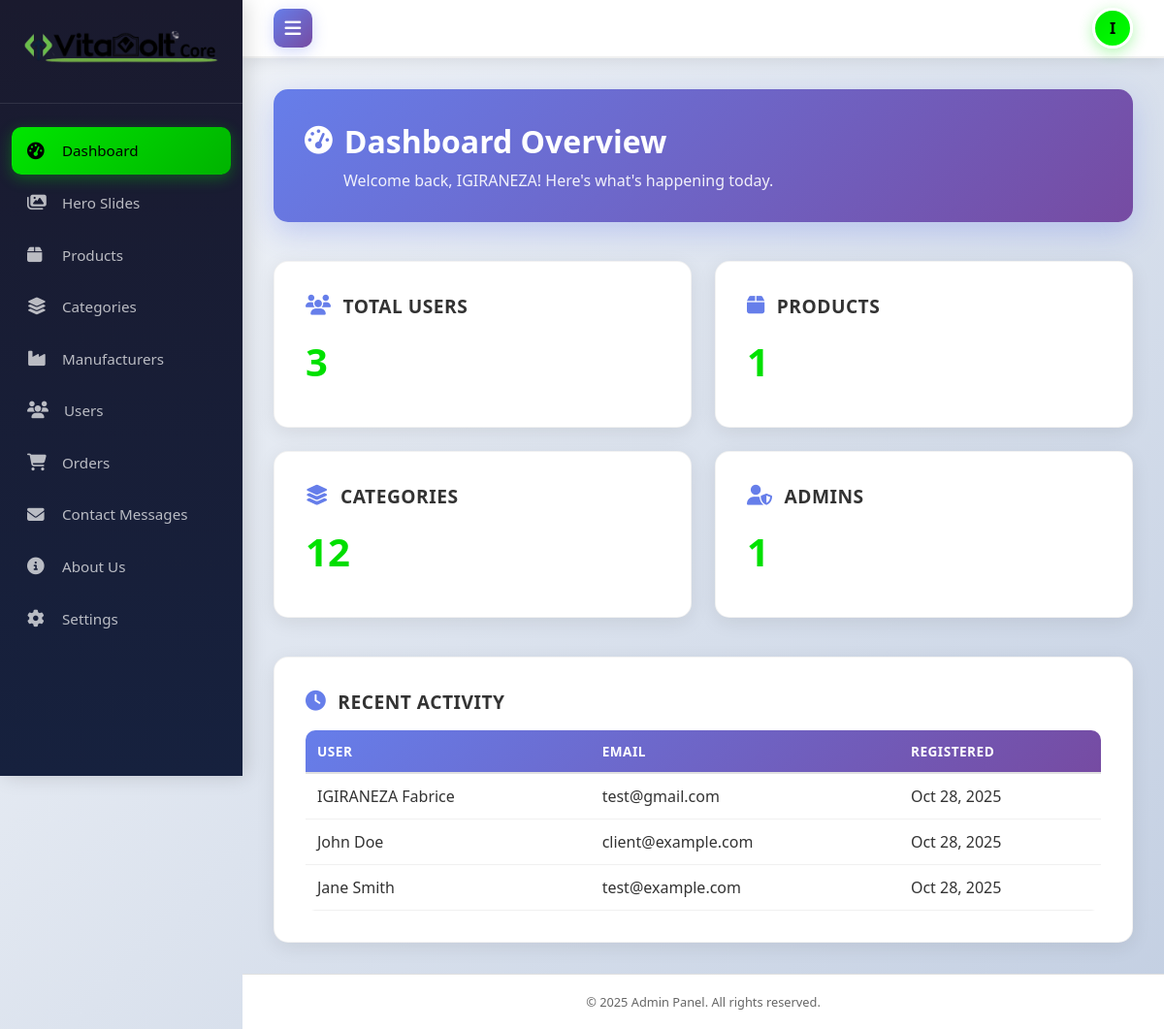
/admin/index.php (signed in), run on the app's committed database.
### tables this page shows
CREATE TABLE `user_details` (
  `detail_id` int(11) NOT NULL,
  `user_id` int(11) NOT NULL,
  `first_name` varchar(100) DEFAULT NULL,
  `last_name` varchar(100) DEFAULT NULL,
  `phone` varchar(20) DEFAULT NULL,
  `company_name` varchar(200) DEFAULT NULL,
  `address_line1` varchar(255) DEFAULT NULL,
  `address_line2` varchar(255) DEFAULT NULL,
  `city` varchar(100) DEFAULT NULL,
  `state_province` varchar(100) DEFAULT NULL,
  `postal_code` varchar(20) DEFAULT NULL,
  `country` varchar(100) DEFAULT 'USA',
  `profile_image` varchar(500) DEFAULT NULL,
  `bio` text DEFAULT NULL,
  `created_at` timestamp NOT NULL DEFAULT current_timestamp(),
  `updated_at` timestamp NOT NULL DEFAULT current_timestamp() ON UPDATE current_timestamp()
);

CREATE TABLE `user_credentials` (
  `user_id` int(11) NOT NULL,
  `username` varchar(50) NOT NULL,
  `email` varchar(100) NOT NULL,
  `password_hash` varchar(255) NOT NULL,
  `role` enum('admin','client') NOT NULL DEFAULT 'client',
  `is_active` tinyint(1) DEFAULT 1,
  `last_login` timestamp NULL DEFAULT NULL,
  `created_at` timestamp NOT NULL DEFAULT current_timestamp(),
  `updated_at` timestamp NOT NULL DEFAULT current_timestamp() ON UPDATE current_timestamp()
);

### admin/pages/index.php (the view, shortened to what this page needs)
<!DOCTYPE html>
<html lang="en">
<head>
    <link rel="stylesheet" href="https://cdnjs.cloudflare.com/ajax/libs/font-awesome/6.4.0/css/all.min.css">
    <link rel="stylesheet" href="css/index.css">
    <link rel="stylesheet" href="css/sidebar.css">
</head>
<body>
    <?php include 'include/sidebar.php'; ?>
    <main class="main-content" id="mainContent">
        <div class="content-header">
            <h1><i class="fas fa-tachometer-alt"></i> Dashboard Overview</h1>
            <p>Welcome back, <?php echo isset($_SESSION['first_name']) ? htmlspecialchars($_SESSION['first_name']) : 'Admin'; ?>! Here's what's happening today.</p>
        </div>
        <div class="dashboard-cards">
            <div class="card">
                <h3><i class="fas fa-users"></i> Total Users</h3>
                <?php
                $user_sql = "SELECT COUNT(*) as total FROM user_credentials WHERE is_active = 1";
                $user_result = $conn->query($user_sql);
                $user_count = $user_result->fetch_assoc()['total'];
                ?>
                <div class="value"><?php echo number_format($user_count); ?></div>
            </div>
            <div class="card">
                <h3><i class="fas fa-box"></i> Products</h3>
                <?php
                $product_sql = "SELECT COUNT(*) as total FROM products WHERE is_active = 1";
                $product_result = $conn->query($product_sql);
                $product_count = $product_result->fetch_assoc()['total'];
                ?>
                <div class="value"><?php echo number_format($product_count); ?></div>
            </div>
            <div class="card">
                <h3><i class="fas fa-layer-group"></i> Categories</h3>
                <?php
                $category_sql = "SELECT COUNT(*) as total FROM categories";
                $category_result = $conn->query($category_sql);
                $category_count = $category_result->fetch_assoc()['total'];
                ?>
                <div class="value"><?php echo number_format($category_count); ?></div>
            </div>
            <div class="card">
                <h3><i class="fas fa-user-shield"></i> Admins</h3>
                <?php
                $admin_sql = "SELECT COUNT(*) as total FROM user_credentials WHERE role = 'admin' AND is_active = 1";
                $admin_result = $conn->query($admin_sql);
                $admin_count = $admin_result->fetch_assoc()['total'];
                ?>
                <div class="value"><?php echo number_format($admin_count); ?></div>
            </div>
        </div>
        <div class="card">
            <h3><i class="fas fa-clock"></i> Recent Activity</h3>
            <?php
            $recent_sql = "SELECT uc.username, uc.email, uc.created_at, ud.first_name, ud.last_name
                          FROM user_credentials uc
                          LEFT JOIN user_details ud ON uc.user_id = ud.user_id
                          ORDER BY uc.created_at DESC
                          LIMIT 5";
            $recent_result = $conn->query($recent_sql);
            if ($recent_result->num_rows > 0) {
                echo '<table style="width: 100%; margin-top: 1rem; border-collapse: collapse;">';
                echo '<thead>';
                echo '<tr style="border-bottom: 2px solid #e0e0e0; text-align: left;">';
                echo '<th style="padding: 0.75rem;">User</th>';
                echo '<th style="padding: 0.75rem;">Email</th>';
                echo '<th style="padding: 0.75rem;">Registered</th>';
                echo '</tr>';
                echo '</thead>';
                echo '<tbody>';
                while ($row = $recent_result->fetch_assoc()) {
                    $full_name = trim($row['first_name'] . ' ' . $row['last_name']);
                    $display_name = !empty($full_name) ? $full_name : $row['username'];
                    echo '<tr style="border-bottom: 1px solid #f0f0f0;">';
                    echo '<td style="padding: 0.75rem;">' . htmlspecialchars($display_name) . '</td>';
                    echo '<td style="padding: 0.75rem;">' . htmlspecialchars($row['email']) . '</td>';
                    echo '<td style="padding: 0.75rem;">' . date('M d, Y', strtotime($row['created_at'])) . '</td>';
                    echo '</tr>';
                }
                echo '</tbody>';
                echo '</table>';
            } else {
                echo '<p style="color: #666; margin-top: 1rem; font-size: 0.9rem;">No recent activity to display.</p>';
            }
            ?>
        </div>
    </main>
    <?php include 'include/footer.php'; ?>
</body>
</html>

### admin/css/index.css (style rules this page uses)
* { margin: 0; padding: 0; box-sizing: border-box; }
body { font-family: 'Segoe UI', Tahoma, Geneva, Verdana, sans-serif; background: linear-gradient(135deg, #f5f7fa 0%, #c3cfe2 100%); min-height: 100vh; }
.main-content { margin-left: 250px; margin-top: 60px; padding: 2rem; min-height: calc(100vh - 60px); transition: margin-left 0.3s ease; background: transparent; }
.content-header { margin-bottom: 2.5rem; background: linear-gradient(135deg, #667eea 0%, #764ba2 100%); padding: 2rem; border-radius: 15px; box-shadow: 0 10px 30px rgba(102, 126, 234, 0.3); color: white; }
.content-header h1 { color: #ffffff; font-size: 2rem; margin-bottom: 0.5rem; font-weight: 700; display: flex; align-items: center; gap: 0.75rem; }
.content-header h1 i { font-size: 1.8rem; }
.content-header p { color: rgba(255, 255, 255, 0.9); font-size: 1rem; margin-left: 2.5rem; }
.dashboard-cards { display: grid; grid-template-columns: repeat(auto-fit, minmax(280px, 1fr)); gap: 1.5rem; margin-bottom: 2.5rem; }
.card { background: #ffffff; padding: 2rem; border-radius: 15px; box-shadow: 0 5px 20px rgba(0, 0, 0, 0.08); transition: all 0.3s ease; border: 1px solid rgba(0, 0, 0, 0.05); position: relative; overflow: hidden; }
.card::before { content: ''; position: absolute; top: 0; left: 0; width: 100%; height: 4px; background: linear-gradient(90deg, #00e600, #00ff00); transform: scaleX(0); transform-origin: left; transition: transform 0.3s ease; }
.card h3 { color: #666; font-size: 0.9rem; font-weight: 600; margin-bottom: 1rem; text-transform: uppercase; letter-spacing: 0.5px; display: flex; align-items: center; gap: 0.5rem; }
.card h3 i { color: #00e600; font-size: 1.2rem; }
.card .value { color: #000000; font-size: 2.5rem; font-weight: 700; margin-bottom: 0.5rem; background: linear-gradient(135deg, #00e600, #00b300); -webkit-background-clip: text; -webkit-text-fill-color: transparent; background-clip: text; }
table { width: 100%; border-collapse: collapse; margin-top: 1.5rem; background: white; border-radius: 10px; overflow: hidden; }
table thead { background: linear-gradient(135deg, #667eea 0%, #764ba2 100%); color: white; }
table thead tr th { padding: 1rem; text-align: left; font-weight: 600; text-transform: uppercase; font-size: 0.85rem; letter-spacing: 0.5px; }
table tbody tr { border-bottom: 1px solid #f0f0f0; transition: background 0.2s ease; }
table tbody tr td { padding: 1rem; color: #333; }
.card > h3 { color: #333; font-size: 1.2rem; font-weight: 700; margin-bottom: 1rem; display: flex; align-items: center; gap: 0.75rem; }
.card > h3 i { color: #667eea; font-size: 1.3rem; }

### admin/css/sidebar.css (style rules this page uses)
* { margin: 0; padding: 0; box-sizing: border-box; }
body { font-family: 'Segoe UI', Tahoma, Geneva, Verdana, sans-serif; background: linear-gradient(135deg, #f5f7fa 0%, #c3cfe2 100%); overflow-x: hidden; }

### data on the page
user_details: display_name "IGIRANEZA Fabrice", user.email "test@gmail.com", user.created_at "Oct 28, 2025"
user_details: display_name "John Doe", user.email "client@example.com", user.created_at "Oct 28, 2025"
user_details: display_name "Jane Smith", user.email "test@example.com", user.created_at "Oct 28, 2025"

### other printed values
substr($_SESSION['first_name'], 0, 1) "I"
$_SESSION['first_name'] "IGIRANEZA"
$user_count "3"
$product_count "1"
$category_count "12"
$admin_count "1"
